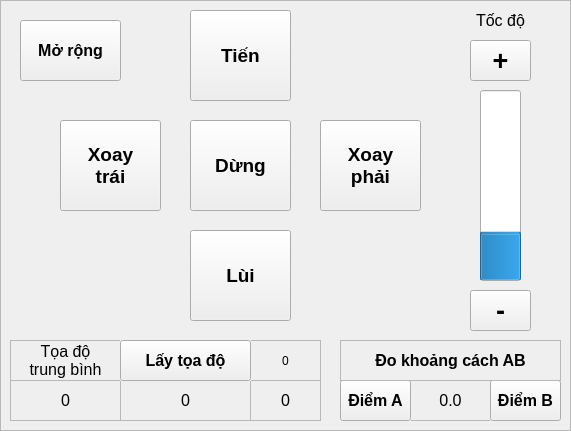
    <widget class="QFrame" name="fr_handMode_move">
     <property name="geometry">
      <rect>
       <x>320</x>
       <y>0</y>
       <width>571</width>
       <height>431</height>
      </rect>
     </property>
     <property name="autoFillBackground">
      <bool>true</bool>
     </property>
     <property name="frameShape">
      <enum>QFrame::StyledPanel</enum>
     </property>
     <property name="frameShadow">
      <enum>QFrame::Raised</enum>
     </property>
     <widget class="QLabel" name="lbv_coorAverage_x">
      <property name="geometry">
       <rect>
        <x>10</x>
        <y>380</y>
        <width>111</width>
        <height>41</height>
       </rect>
      </property>
      <property name="font">
       <font>
        <pointsize>12</pointsize>
       </font>
      </property>
      <property name="autoFillBackground">
       <bool>false</bool>
      </property>
      <property name="frameShape">
       <enum>QFrame::StyledPanel</enum>
      </property>
      <property name="text">
       <string>0</string>
      </property>
      <property name="alignment">
       <set>Qt::AlignCenter</set>
      </property>
     </widget>
     <widget class="QPushButton" name="bt_forwards">
      <property name="geometry">
       <rect>
        <x>190</x>
        <y>10</y>
        <width>101</width>
        <height>91</height>
       </rect>
      </property>
      <property name="font">
       <font>
        <pointsize>14</pointsize>
        <weight>75</weight>
        <bold>true</bold>
       </font>
      </property>
      <property name="text">
       <string>Tiến</string>
      </property>
     </widget>
     <widget class="QLabel" name="lb_coorAverage">
      <property name="geometry">
       <rect>
        <x>10</x>
        <y>340</y>
        <width>111</width>
        <height>41</height>
       </rect>
      </property>
      <property name="font">
       <font>
        <pointsize>12</pointsize>
        <weight>50</weight>
        <bold>false</bold>
       </font>
      </property>
      <property name="autoFillBackground">
       <bool>false</bool>
      </property>
      <property name="frameShape">
       <enum>QFrame::StyledPanel</enum>
      </property>
      <property name="lineWidth">
       <number>1</number>
      </property>
      <property name="midLineWidth">
       <number>0</number>
      </property>
      <property name="text">
       <string>Tọa độ
trung bình</string>
      </property>
      <property name="scaledContents">
       <bool>false</bool>
      </property>
      <property name="alignment">
       <set>Qt::AlignCenter</set>
      </property>
      <property name="wordWrap">
       <bool>false</bool>
      </property>
      <property name="openExternalLinks">
       <bool>false</bool>
      </property>
     </widget>
     <widget class="QPushButton" name="bt_backwards">
      <property name="geometry">
       <rect>
        <x>190</x>
        <y>230</y>
        <width>101</width>
        <height>91</height>
       </rect>
      </property>
      <property name="font">
       <font>
        <pointsize>14</pointsize>
        <weight>75</weight>
        <bold>true</bold>
       </font>
      </property>
      <property name="text">
       <string>Lùi</string>
      </property>
     </widget>
     <widget class="QLabel" name="lbv_coorAverage_y">
      <property name="geometry">
       <rect>
        <x>120</x>
        <y>380</y>
        <width>131</width>
        <height>41</height>
       </rect>
      </property>
      <property name="font">
       <font>
        <pointsize>12</pointsize>
       </font>
      </property>
      <property name="autoFillBackground">
       <bool>false</bool>
      </property>
      <property name="frameShape">
       <enum>QFrame::StyledPanel</enum>
      </property>
      <property name="text">
       <string>0</string>
      </property>
      <property name="alignment">
       <set>Qt::AlignCenter</set>
      </property>
     </widget>
     <widget class="QLabel" name="lbv_deltaDistance">
      <property name="geometry">
       <rect>
        <x>410</x>
        <y>380</y>
        <width>81</width>
        <height>41</height>
       </rect>
      </property>
      <property name="font">
       <font>
        <pointsize>12</pointsize>
       </font>
      </property>
      <property name="autoFillBackground">
       <bool>false</bool>
      </property>
      <property name="frameShape">
       <enum>QFrame::StyledPanel</enum>
      </property>
      <property name="text">
       <string>0.0</string>
      </property>
      <property name="alignment">
       <set>Qt::AlignCenter</set>
      </property>
     </widget>
     <widget class="QLabel" name="lb_speed">
      <property name="geometry">
       <rect>
        <x>460</x>
        <y>0</y>
        <width>81</width>
        <height>41</height>
       </rect>
      </property>
      <property name="font">
       <font>
        <pointsize>12</pointsize>
        <weight>50</weight>
        <bold>false</bold>
       </font>
      </property>
      <property name="autoFillBackground">
       <bool>false</bool>
      </property>
      <property name="frameShape">
       <enum>QFrame::NoFrame</enum>
      </property>
      <property name="lineWidth">
       <number>1</number>
      </property>
      <property name="midLineWidth">
       <number>0</number>
      </property>
      <property name="text">
       <string>Tốc độ</string>
      </property>
      <property name="scaledContents">
       <bool>false</bool>
      </property>
      <property name="alignment">
       <set>Qt::AlignCenter</set>
      </property>
      <property name="wordWrap">
       <bool>false</bool>
      </property>
      <property name="openExternalLinks">
       <bool>false</bool>
      </property>
     </widget>
     <widget class="QPushButton" name="bt_disPointA">
      <property name="geometry">
       <rect>
        <x>340</x>
        <y>380</y>
        <width>71</width>
        <height>41</height>
       </rect>
      </property>
      <property name="font">
       <font>
        <family>Ubuntu</family>
        <pointsize>12</pointsize>
        <weight>75</weight>
        <bold>true</bold>
       </font>
      </property>
      <property name="focusPolicy">
       <enum>Qt::ClickFocus</enum>
      </property>
      <property name="autoFillBackground">
       <bool>true</bool>
      </property>
      <property name="text">
       <string>Điểm A</string>
      </property>
     </widget>
     <widget class="QLabel" name="lbv_coorAverage_r">
      <property name="geometry">
       <rect>
        <x>250</x>
        <y>380</y>
        <width>71</width>
        <height>41</height>
       </rect>
      </property>
      <property name="font">
       <font>
        <pointsize>12</pointsize>
       </font>
      </property>
      <property name="autoFillBackground">
       <bool>false</bool>
      </property>
      <property name="frameShape">
       <enum>QFrame::StyledPanel</enum>
      </property>
      <property name="text">
       <string>0</string>
      </property>
      <property name="alignment">
       <set>Qt::AlignCenter</set>
      </property>
     </widget>
     <widget class="QPushButton" name="bt_disPointB">
      <property name="geometry">
       <rect>
        <x>490</x>
        <y>380</y>
        <width>71</width>
        <height>41</height>
       </rect>
      </property>
      <property name="font">
       <font>
        <family>Ubuntu</family>
        <pointsize>12</pointsize>
        <weight>75</weight>
        <bold>true</bold>
       </font>
      </property>
      <property name="focusPolicy">
       <enum>Qt::ClickFocus</enum>
      </property>
      <property name="autoFillBackground">
       <bool>true</bool>
      </property>
      <property name="text">
       <string>Điểm B</string>
      </property>
     </widget>
     <widget class="QPushButton" name="bt_rotation_right">
      <property name="geometry">
       <rect>
        <x>320</x>
        <y>120</y>
        <width>101</width>
        <height>91</height>
       </rect>
      </property>
      <property name="font">
       <font>
        <pointsize>14</pointsize>
        <weight>75</weight>
        <bold>true</bold>
       </font>
      </property>
      <property name="text">
       <string>Xoay 
phải</string>
      </property>
     </widget>
     <widget class="QLabel" name="lbv_coorAverage_times">
      <property name="geometry">
       <rect>
        <x>250</x>
        <y>340</y>
        <width>71</width>
        <height>41</height>
       </rect>
      </property>
      <property name="autoFillBackground">
       <bool>false</bool>
      </property>
      <property name="frameShape">
       <enum>QFrame::StyledPanel</enum>
      </property>
      <property name="text">
       <string>0</string>
      </property>
      <property name="alignment">
       <set>Qt::AlignCenter</set>
      </property>
     </widget>
     <widget class="QLabel" name="lb_measureDistance">
      <property name="geometry">
       <rect>
        <x>340</x>
        <y>340</y>
        <width>221</width>
        <height>41</height>
       </rect>
      </property>
      <property name="font">
       <font>
        <pointsize>12</pointsize>
        <weight>75</weight>
        <bold>true</bold>
       </font>
      </property>
      <property name="autoFillBackground">
       <bool>false</bool>
      </property>
      <property name="frameShape">
       <enum>QFrame::StyledPanel</enum>
      </property>
      <property name="lineWidth">
       <number>1</number>
      </property>
      <property name="midLineWidth">
       <number>0</number>
      </property>
      <property name="text">
       <string>Đo khoảng cách AB</string>
      </property>
      <property name="scaledContents">
       <bool>false</bool>
      </property>
      <property name="alignment">
       <set>Qt::AlignCenter</set>
      </property>
      <property name="wordWrap">
       <bool>false</bool>
      </property>
      <property name="openExternalLinks">
       <bool>false</bool>
      </property>
     </widget>
     <widget class="QPushButton" name="bt_rotation_left">
      <property name="geometry">
       <rect>
        <x>60</x>
        <y>120</y>
        <width>101</width>
        <height>91</height>
       </rect>
      </property>
      <property name="font">
       <font>
        <pointsize>14</pointsize>
        <weight>75</weight>
        <bold>true</bold>
       </font>
      </property>
      <property name="text">
       <string>Xoay 
trái</string>
      </property>
     </widget>
     <widget class="QPushButton" name="bt_stop">
      <property name="geometry">
       <rect>
        <x>190</x>
        <y>120</y>
        <width>101</width>
        <height>91</height>
       </rect>
      </property>
      <property name="font">
       <font>
        <pointsize>14</pointsize>
        <weight>75</weight>
        <bold>true</bold>
       </font>
      </property>
      <property name="text">
       <string>Dừng</string>
      </property>
     </widget>
     <widget class="QPushButton" name="bt_coorAverage">
      <property name="geometry">
       <rect>
        <x>120</x>
        <y>340</y>
        <width>131</width>
        <height>41</height>
       </rect>
      </property>
      <property name="font">
       <font>
        <family>Ubuntu</family>
        <pointsize>12</pointsize>
        <weight>75</weight>
        <bold>true</bold>
       </font>
      </property>
      <property name="focusPolicy">
       <enum>Qt::ClickFocus</enum>
      </property>
      <property name="autoFillBackground">
       <bool>true</bool>
      </property>
      <property name="text">
       <string>Lấy tọa độ</string>
      </property>
     </widget>
     <widget class="QPushButton" name="bt_controlConveyor_show">
      <property name="geometry">
       <rect>
        <x>20</x>
        <y>20</y>
        <width>101</width>
        <height>61</height>
       </rect>
      </property>
      <property name="font">
       <font>
        <pointsize>12</pointsize>
        <weight>75</weight>
        <bold>true</bold>
       </font>
      </property>
      <property name="text">
       <string>Mở rộng</string>
      </property>
     </widget>
     <widget class="QProgressBar" name="pb_speed">
      <property name="geometry">
       <rect>
        <x>480</x>
        <y>90</y>
        <width>41</width>
        <height>191</height>
       </rect>
      </property>
      <property name="layoutDirection">
       <enum>Qt::LeftToRight</enum>
      </property>
      <property name="value">
       <number>24</number>
      </property>
      <property name="alignment">
       <set>Qt::AlignCenter</set>
      </property>
      <property name="textVisible">
       <bool>false</bool>
      </property>
      <property name="orientation">
       <enum>Qt::Vertical</enum>
      </property>
      <property name="invertedAppearance">
       <bool>false</bool>
      </property>
      <property name="textDirection">
       <enum>QProgressBar::TopToBottom</enum>
      </property>
     </widget>
     <widget class="QPushButton" name="bt_upSpeed">
      <property name="geometry">
       <rect>
        <x>470</x>
        <y>40</y>
        <width>61</width>
        <height>41</height>
       </rect>
      </property>
      <property name="font">
       <font>
        <family>Ubuntu</family>
        <pointsize>20</pointsize>
        <weight>75</weight>
        <bold>true</bold>
       </font>
      </property>
      <property name="focusPolicy">
       <enum>Qt::ClickFocus</enum>
      </property>
      <property name="autoFillBackground">
       <bool>true</bool>
      </property>
      <property name="text">
       <string>+</string>
      </property>
     </widget>
     <widget class="QPushButton" name="bt_reduceSpeed">
      <property name="geometry">
       <rect>
        <x>470</x>
        <y>290</y>
        <width>61</width>
        <height>41</height>
       </rect>
      </property>
      <property name="font">
       <font>
        <family>Ubuntu</family>
        <pointsize>20</pointsize>
        <weight>75</weight>
        <bold>true</bold>
       </font>
      </property>
      <property name="focusPolicy">
       <enum>Qt::ClickFocus</enum>
      </property>
      <property name="autoFillBackground">
       <bool>true</bool>
      </property>
      <property name="text">
       <string>-</string>
      </property>
     </widget>
    </widget>
